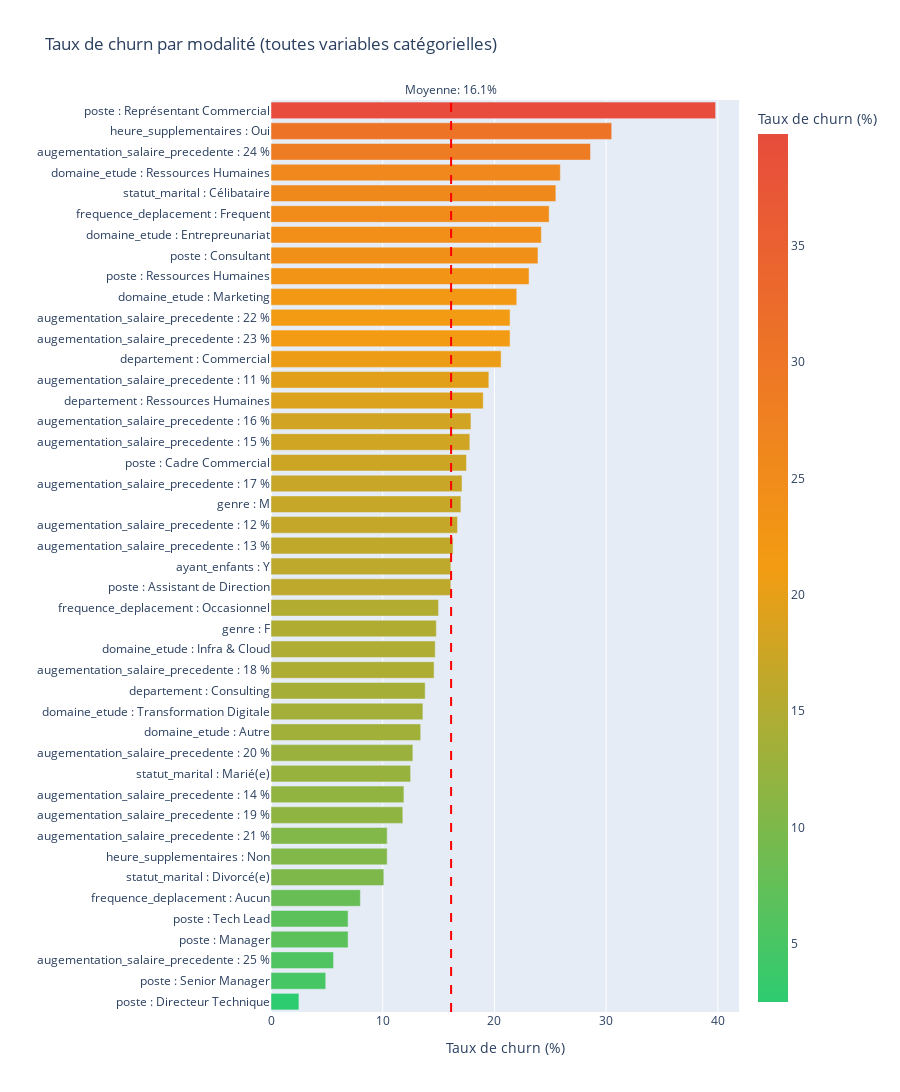

Source (notebook cell):
### Markdown cell above
#### Taux de churn par modalité

Graphique en barres horizontales montrant le taux de départ pour chaque modalité. La ligne rouge = taux moyen global (~16%).

### Code cell
# Calcul du taux de churn pour chaque modalité de chaque variable catégorielle
churn_data = []

for col in categorical_cols:
    for modalite in df_merged[col].unique():
        subset = df_merged[df_merged[col] == modalite]
        taux = (subset["a_quitte_l_entreprise"] == "Oui").mean() * 100
        effectif = len(subset)
        churn_data.append(
            {
                "Variable": col,
                "Modalité": str(modalite),
                "Taux_churn_%": round(taux, 1),
                "Effectif": effectif,
            }
        )

churn_df = pd.DataFrame(churn_data)

# Trier par taux de churn décroissant
churn_df = churn_df.sort_values("Taux_churn_%", ascending=True)

# Créer un label combiné pour l'axe Y
churn_df["Label"] = churn_df["Variable"] + " : " + churn_df["Modalité"]

# Taux global pour référence
taux_global = (df_merged["a_quitte_l_entreprise"] == "Oui").mean() * 100

# Graphique unique
fig = px.bar(
    churn_df,
    x="Taux_churn_%",
    y="Label",
    orientation="h",
    title="Taux de churn par modalité (toutes variables catégorielles)",
    color="Taux_churn_%",
    color_continuous_scale=["#2ecc71", "#f39c12", "#e74c3c"],
    hover_data=["Variable", "Modalité", "Effectif"],
    labels={"Taux_churn_%": "Taux de churn (%)", "Label": ""},
)

# Ligne de référence (taux global)
fig.add_vline(
    x=taux_global,
    line_dash="dash",
    line_color="red",
    line_width=2,
    annotation_text=f"Moyenne: {taux_global:.1f}%",
    annotation_position="top",
)

fig.update_layout(
    height=max(600, len(churn_df) * 25),
    xaxis_title="Taux de churn (%)",
    yaxis_title="",
    showlegend=False,
)

fig.show()

print(
    "\nLecture : Les barres a DROITE de la ligne rouge ont un taux de churn SUPERIEUR a la moyenne."
)

### Figure 1 — Plotly figure (JSON) as saved in the notebook; plotly's stock layout.template omitted (floating-point values rounded to 4 significant figures; data arrays with more than 128 entries replaced by an {"elided": "..."} marker saying what was removed)
{"data": [{"customdata": {"elided": "44x3 mixed values"}, "hovertemplate": "Taux de churn (%)=%{marker.color}<br>=%{y}<br>Variable=%{customdata[0]}<br>Modalité=%{customdata[1]}<br>Effectif=%{customdata[2]}<extra></extra>", "legendgroup": "", "marker": {"color": [2.5, 4.9, 5.6, 6.9, 6.9, 8.0, 10.1, 10.4, 10.4, 11.8, 11.9, 12.5, 12.7, 13.4, 13.6, 13.8, 14.6, 14.7, 14.8, 15.0, 16.1, 16.1, 16.3, 16.7, 17.0, 17.1, 17.5, 17.8, 17.9, 19.0, 19.5, 20.6, 21.4, 21.4, 22.0, 23.1, 23.9, 24.2, 24.9, 25.5, 25.9, 28.6, 30.5, 39.8], "coloraxis": "coloraxis", "pattern": {"shape": ""}}, "name": "", "orientation": "h", "showlegend": false, "textposition": "auto", "type": "bar", "x": [2.5, 4.9, 5.6, 6.9, 6.9, 8.0, 10.1, 10.4, 10.4, 11.8, 11.9, 12.5, 12.7, 13.4, 13.6, 13.8, 14.6, 14.7, 14.8, 15.0, 16.1, 16.1, 16.3, 16.7, 17.0, 17.1, 17.5, 17.8, 17.9, 19.0, 19.5, 20.6, 21.4, 21.4, 22.0, 23.1, 23.9, 24.2, 24.9, 25.5, 25.9, 28.6, 30.5, 39.8], "xaxis": "x", "y": ["poste : Directeur Technique", "poste : Senior Manager", "augementation_salaire_precedente : 25 %", "poste : Manager", "poste : Tech Lead", "frequence_deplacement : Aucun", "statut_marital : Divorcé(e)", "heure_supplementaires : Non", "augementation_salaire_precedente : 21 %", "augementation_salaire_precedente : 19 %", "augementation_salaire_precedente : 14 %", "statut_marital : Marié(e)", "augementation_salaire_precedente : 20 %", "domaine_etude : Autre", "domaine_etude : Transformation Digitale", "departement : Consulting", "augementation_salaire_precedente : 18 %", "domaine_etude : Infra & Cloud", "genre : F", "frequence_deplacement : Occasionnel", "poste : Assistant de Direction", "ayant_enfants : Y", "augementation_salaire_precedente : 13 %", "augementation_salaire_precedente : 12 %", "genre : M", "augementation_salaire_precedente : 17 %", "poste : Cadre Commercial", "augementation_salaire_precedente : 15 %", "augementation_salaire_precedente : 16 %", "departement : Ressources Humaines", "augementation_salaire_precedente : 11 %", "departement : Commercial", "augementation_salaire_precedente : 23 %", "augementation_salaire_precedente : 22 %", "domaine_etude : Marketing", "poste : Ressources Humaines", "poste : Consultant", "domaine_etude : Entrepreunariat", "frequence_deplacement : Frequent", "statut_marital : Célibataire", "domaine_etude : Ressources Humaines", "augementation_salaire_precedente : 24 %", "heure_supplementaires : Oui", "poste : Représentant Commercial"], "yaxis": "y"}], "layout": {"annotations": [{"showarrow": false, "text": "Moyenne: 16.1%", "x": 16.12, "xanchor": "center", "xref": "x", "y": 1, "yanchor": "bottom", "yref": "y domain"}], "barmode": "relative", "coloraxis": {"colorbar": {"title": {"text": "Taux de churn (%)"}}, "colorscale": [[0, "#2ecc71"], [0.5, "#f39c12"], [1, "#e74c3c"]]}, "height": 1100, "legend": {"tracegroupgap": 0}, "shapes": [{"line": {"color": "red", "dash": "dash", "width": 2}, "type": "line", "x0": 16.12, "x1": 16.12, "xref": "x", "y0": 0, "y1": 1, "yref": "y domain"}], "showlegend": false, "title": {"text": "Taux de churn par modalité (toutes variables catégorielles)"}, "xaxis": {"anchor": "y", "domain": [0, 1], "title": {"text": "Taux de churn (%)"}}, "yaxis": {"anchor": "x", "domain": [0, 1], "title": {"text": ""}}}}
